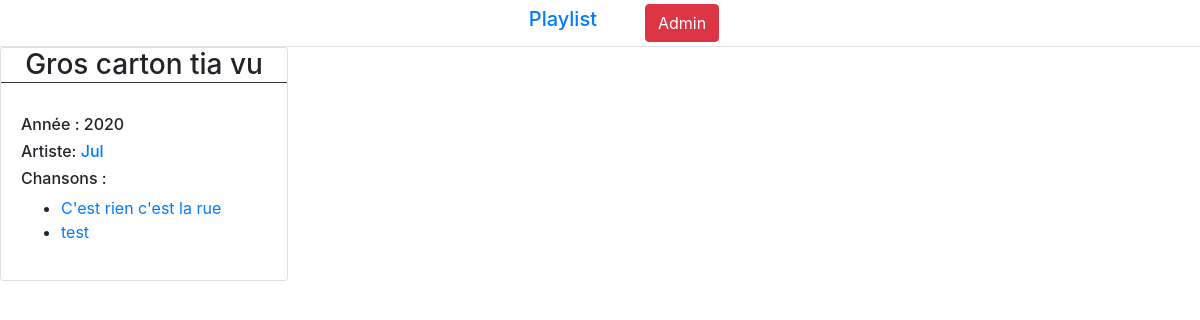
Screenshot of /index.php?p=album&album_id=2 with the database file from the repository.
### tables this page shows
CREATE TABLE IF NOT EXISTS `albums` (
  `id` int(11) NOT NULL AUTO_INCREMENT,
  `name` varchar(255) NOT NULL,
  `year` year(4) NOT NULL,
  `artist_id` int(11) NOT NULL,
  PRIMARY KEY (`id`),
  KEY `albums_artist_id` (`artist_id`)
);

CREATE TABLE IF NOT EXISTS `artists` (
  `id` int(11) NOT NULL AUTO_INCREMENT,
  `name` varchar(255) NOT NULL,
  `biography` varchar(255) NOT NULL,
  `image` varchar(255) DEFAULT NULL,
  PRIMARY KEY (`id`)
);

CREATE TABLE IF NOT EXISTS `songs` (
  `id` int(11) NOT NULL AUTO_INCREMENT,
  `title` varchar(255) NOT NULL,
  `artist_id` int(11) NOT NULL,
  `album_id` int(11) DEFAULT NULL,
  PRIMARY KEY (`id`),
  KEY `songs_artist_id` (`artist_id`),
  KEY `songs_album_id` (`album_id`)
);

### controllers/albumController.php (called while the page is built, shortened)
<?php
require_once 'models/album.php';
require_once 'models/artist.php';
require_once 'models/song.php';
$album = getAlbum($_GET['album_id']);
$artist = getArtist($album['artist_id']);
$songs = getSongs($album['id']);
include 'views/album.php';

### models/Album.php (called while the page is built, shortened)
<?php
function getAlbum($id){
    $db = dbConnect();
    $query = $db->prepare('SELECT * FROM albums WHERE id = ?');
    $result = $query->execute([$id]);
    if($result){
        return $query->fetch();
    }
    else {
        return false;
    }
}

### models/Artist.php (called while the page is built, shortened)
<?php
function getArtist($id){
    $db = dbConnect();
    $query = $db->prepare('SELECT * FROM artists WHERE id = ?');
    $result = $query->execute([$id]);
    if ($result){
        return $query->fetch();
    }
    else {
        return false;
    }
}

### models/Song.php (called while the page is built, shortened)
<?php
function getSongs($albumId = false){
    $db = dbConnect();
    if ($albumId != false){
        $query = $db->prepare('SELECT * FROM songs WHERE album_id = ?');
        $query->execute([$albumId]);
        $selectedSongs = $query->fetchAll();
    }
    else{
        $query = $db->query('SELECT * FROM songs ');
        $selectedSongs = $query->fetchAll();
    }
    return $selectedSongs;
}

### views/album.php (the view)
<div class="card" style="width: 18rem;">
  <h3 class="text-center border-dark border-bottom card-title"><?= $album['name'] ?></h3>
    <div class="card-body">
      <h6> Année :
        <?= $album['year'] ?>
      </h6>
      <h6>
        Artiste:
        <a href="index.php?p=artist&artist_id=<?= $artist['id'] ?>"><?= $artist['name'] ?></a>
      </h6>
      <?php if(sizeof($songs) > 0): ?>
      <h6> Chansons :</h6>
      <ul>
        <?php foreach($songs as $song): ?>
          <li><a href="index.php?p=song&song_id=<?= $song['id'] ?>"><?= $song['title'] ?></a></li>
        <?php endforeach; ?>
      </ul>
      <?php else: ?>
        <p>aucune chanson pour cet album</p>
      <?php endif; ?>
    </div>
</div>

### rows the page displays
albums: name "Gros carton tia vu", year "2020"
artists: name "Jul"
songs: title "C'est rien c'est la rue"
songs: title "test"
